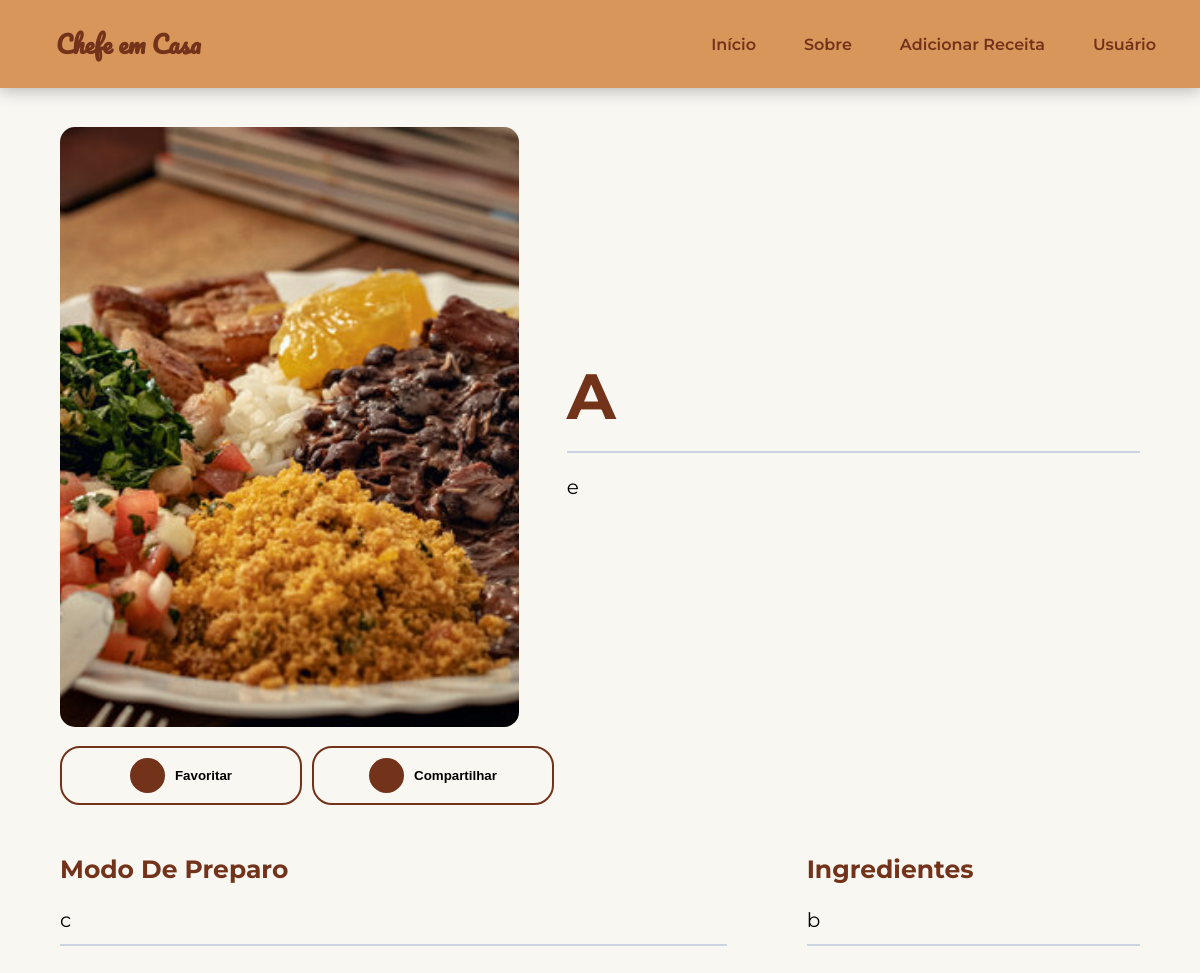
Page /TCC/receita/receita.php?id=43 on the committed database.
### tables this page shows
CREATE TABLE `products` (
  `id` int(255) NOT NULL,
  `name` varchar(255) NOT NULL,
  `ingredientes` text NOT NULL,
  `preparo` text NOT NULL,
  `obs` text NOT NULL,
  `image` varchar(255) NOT NULL
);

### TCC/receita/receita.php (the view, shortened to what this page needs)
<?php
    @include '../configproduto.php';
    if (isset($_GET['id'])) {
        $product_id = $_GET['id'];
        $query = "SELECT * FROM `products` WHERE id = $product_id";
        $result = mysqli_query($conn, $query);
        if (mysqli_num_rows($result) > 0) {
            $fetch_product = mysqli_fetch_assoc($result);
        } else {
            echo "Produto não encontrado.";
            exit();
        }
    } else {
        echo "ID do produto não especificado.";
        exit();
    }
?>
<!DOCTYPE html>
<html lang="pt-br">
<head>
    <link href="https://cdn.jsdelivr.net/npm/remixicon@3.2.0/fonts/remixicon.css" rel="stylesheet">
    <link rel="stylesheet" href="https://cdnjs.cloudflare.com/ajax/libs/font-awesome/5.15.4/css/all.min.css">
    <link rel="stylesheet" href="receita.css">
</head>
<body>
    <header class="header">
        <nav class="nav container">
           <div class="nav__data">
              <a href="../index.php" class="nav__logo">
                  <span class="icon-text">Chefe em Casa</span>
              </a>
           </div>
           <div class="nav__menu" id="nav-menu">
              <ul class="nav__list">
                 <li><a href="../index.php" class="nav__link">Início</a></li>
                 <li><a href="../sobre/sobre.php" class="nav__link">Sobre</a></li>
                 <li><a href="../login/login.php" class="nav__link">Adicionar Receita</a></li>
                 <li class="dropdown__item">
                    <div class="nav__link">Usuário <i class="ri-arrow-down-s-line dropdown__arrow"></i></div>
                 </li>
              </ul>
           </div>
        </nav>
     </header>
     <br>
     <br>
     <br>
     <br>
     <br>
    <main class="page">
        <div class="recipe-page">
          <section class="recipe-hero">
          <img src="../uploaded_img/<?php echo $fetch_product['image']; ?>" class="img recipe-hero-img" alt="<?php echo $fetch_product['name']; ?>" />
            <article class="recipe-info">
              <h2><?php echo $fetch_product['name']; ?></h2>
              <p><?php echo $fetch_product['obs']; ?></p>
            </article>
          </section>
          <br>
          <div class="buttons-container">
            <button class="btn btn-favorite">
                <span class="icon-circle"><i class="ri-heart-line"></i></span>
                Favoritar
            </button>
            <button class="btn btn-share" id="copyLinkButton">
                <span class="icon-circle"><i class="ri-share-line"></i></span>
                Compartilhar
            </button>
          </div>
          <section class="recipe-content">
            <article>
              <h4>Modo de preparo</h4>
              <div class="single-instruction">
                <p><?php echo $fetch_product['preparo']; ?></p>
              </div>
            </article>
            <article class="second-column">
              <div>
                <h4>Ingredientes</h4>
                  <p class="single-ingredient"><?php echo $fetch_product['ingredientes']; ?></p>
              </div>
            </article>
          </section>
        </div>
      </main>
</body>
</html>

### TCC/receita/receita.css (style rules this page uses)
:root { --header-height: 3.5rem; --black-color: #D9965B; --black-color-light: #B78348; --black-color-lighten: #B78348; --white-color: #73321A; --body-color: #F8F7F2; --body-font: "Montserrat", sans-serif; --normal-font-size: .938rem; --font-regular: 400; --font-semi-bold: 600; --z-tooltip: 10; --z-fixed: 100; }
@media screen and (min-width: 1024px) { :root { --normal-font-size: 1rem; } }
* { box-sizing: border-box; padding: 0; margin: 0; }
body { font-family: var(--body-font); font-size: var(--normal-font-size); background-color: var(--body-color); }
ul { list-style: none; }
a { text-decoration: none; }
.container { max-width: 1120px; margin-inline: 1.5rem; }
.header { position: fixed; top: 0; left: 0; width: 100%; background-color: var(--black-color); box-shadow: 0 2px 16px hsla(220, 32%, 8%, .3); z-index: var(--z-fixed); }
.nav { height: var(--header-height); }
.nav__logo, .nav__burger, .nav__close { color: var(--white-color); }
.nav__data { height: 100%; display: flex; justify-content: space-between; align-items: center; }
.nav__logo { display: inline-flex; align-items: center; column-gap: 1rem; font-weight: var(--font-semi-bold); font-size: 1.5rem; }
.icon-text { font-family: 'Pacifico', cursive; }
.nav__link { color: var(--white-color); background-color: var(--black-color); font-weight: var(--font-semi-bold); padding: 1.25rem 1.5rem; display: flex; justify-content: space-between; align-items: center; transition: background-color .3s; }
.dropdown__item { cursor: pointer; }
@media screen and (min-width: 1118px) { .container { margin-inline: auto; } }
@media screen and (min-width: 1118px) { .nav { height: calc(var(--header-height) + 2rem); display: flex; justify-content: space-between; } }
@media screen and (min-width: 1118px) { .nav__list { height: 100%; display: flex; column-gap: 3rem; } }
@media screen and (min-width: 1118px) { .nav__link { height: 100%; padding: 0; justify-content: initial; column-gap: .25rem; } }
@media screen and (min-width: 1118px) { .dropdown__item, .dropdown__subitem { position: relative; } }
.single-instruction { text-align:justify; text-justify: auto; }
:root { --primary-500: #D9965B; --grey-300: #cbd5e1; }
h1, h2, h3, h4, h5 { margin: 0; margin-bottom: 1.38rem; font-family: var(--headingFont); font-weight: 400; line-height: 1.3; text-transform: capitalize; letter-spacing: var(--letterSpacing); }
h2 { font-size: 4rem; font-weight: bold; color: #73321A; }
h4 { font-size: 1.563rem; font-weight: bold; color: #73321A; }
ul { list-style-type: none; padding: 0; }
.img { width: 100%; display: block; object-fit:cover; }
.page { width: 90vw; max-width: var(--max-width); margin: 0 auto; }
.page { padding-top: 2rem; min-height: calc(100vh - (6rem + 4rem)); }
.recipe-hero { display: grid; gap: 3rem; height: 600px; }
.recipe-hero-img { height: 600px; border-radius: 15px; }
.recipe-info p { color: var(--grey-600); justify-content: justify; text-justify: auto; }
@media screen and (min-width: 992px) { .recipe-hero { grid-template-columns: 4fr 5fr; align-items: center; } }
.recipe-content { padding: 3rem 0; display: grid; gap: 2rem 5rem; }
@media screen and (min-width: 992px) { .recipe-content { grid-template-columns: 2fr 1fr; } }
.single-instruction > p { color: var(--grey-700); }
.single-instruction { border-bottom: 2px solid var(--grey-300); padding-bottom: 0.75rem; color: var(--grey-700); }
.second-column { display: grid; row-gap: 2rem; }
.single-ingredient { border-bottom: 2px solid var(--grey-300); padding-bottom: 0.75rem; color: var(--grey-700); }
p { text-align: justify; text-justify: auto; font-size: 20px; color:rgb(32, 32, 32); }
h2 { border-bottom: 2px solid var(--grey-300); padding-bottom: 0.75rem; }
.buttons-container { display: flex; gap: 10px; flex-wrap: wrap; justify-content: flex-start; }
.btn { display: flex; align-items: center; justify-content: center; width: 242px; padding: 10px; border: 2px solid #73321A; background: transparent; border-radius: 20px; cursor: pointer; font-weight: bold; }
.btn .icon-circle { display: flex; align-items: center; justify-content: center; width: 35px; height: 35px; border-radius: 50%; background-color: #73321A; margin-right: 10px; }

### rows in the picture
products: image (picture), name "A", obs "e", preparo "c", ingredientes "b"
